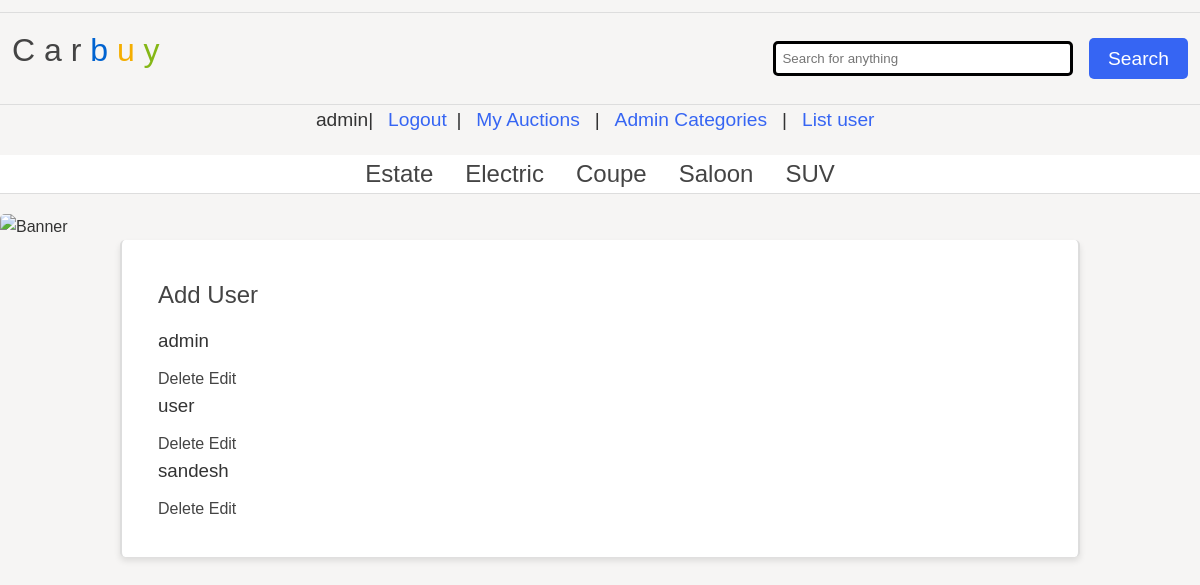
The app's page /websites/as1/public/listUser.php (signed in) with its own data.
### tables this page shows
CREATE TABLE `category` (
  `category_id` int NOT NULL,
  `name` varchar(255) NOT NULL
);

CREATE TABLE `users` (
  `user_id` int NOT NULL,
  `name` varchar(255) NOT NULL,
  `email` varchar(255) NOT NULL,
  `password` varchar(255) NOT NULL,
  `role` varchar(255) NOT NULL
);

### websites/as1/public/listUser.php (the view)
<?php
include 'header.php';
if (isset($_SESSION['loggedin']) && $_SESSION['role'] == 'admin') {
    $user = $join->query('SELECT * FROM users');
    echo '<main>
    <a href="addUser.php"><h2>Add User</h2></a>';
    foreach ($user as $user) {
?>
        <h3> <?php echo $user['name'] . '<br> '; ?></h3>
        <a href="deleteUser.php?id=<?php echo $user['user_id'] ?>">Delete</a>
        <a href="editUser.php?id=<?php echo $user['user_id'] ?>">Edit</a>
<?php
    }
   echo' </main>';
}  else {
    echo '<h1>page not found !!</h1>';
}
?>

### websites/as1/public/header.php (shortened to what this page needs)
<?php
include 'database.php';
?>
<!DOCTYPE html>
<html>
<head>
    <link rel="stylesheet" href="carbuy.css" />
</head>
<body>
    <header>
        <h1>
            <a href="index.php">
                <span class="C">C</span>
                <span class="a">a</span>
                <span class="r">r</span>
                <span class="b">b</span>
                <span class="u">u</span>
                <span class="y">y</span>
            </a>
        </h1>
        <form action="index.php" method="POST">
            <input type="text" name="search" placeholder="Search for anything" />
            <input type="submit" name="submit" value="Search" />
        </form>
    </header>
    <div class="user-info">
        <?php
        if (isset($_SESSION['id'])) {
            echo $_SESSION['loggedin'];
            echo '| <a href="logout.php">Logout</a>';
            echo '| <a href="myAuction.php">My Auctions</a>';
            if ($_SESSION['role'] == 'admin') {
                echo ' | <a href="adminCategories.php">Admin Categories</a>';
                echo ' | <a href="listUser.php">List user</a>';
            }
        }
        ?>
    </div>
    <nav>
        <ul>
            <?php
            $categories = $join->query('SELECT * FROM category');
            foreach ($categories as $category) {
                echo '<li><a class="categoryLink" href="category.php?id=' . $category['category_id'] . '">' . $category['name'] . '</a></li>';
            }
            ?>
        </ul>
    </nav>
    <div class="banner">
        <img src="banners/1.jpg" alt="Banner" />
    </div>
</body>
</html>

### websites/as1/public/carbuy.css (style rules this page uses)
* { margin: 0; padding: 0; box-sizing: border-box; }
body { font-family: 'Oxygen-Regular', sans-serif; background-color: #f6f5f4; max-width: 100vw; overflow-x: hidden; line-height: 1.6; color: #333; }
h1, h2, h3, h4 { font-weight: normal; margin-bottom: 0.5em; }
a, a:visited { color: #444; text-decoration: none; transition: color 0.3s; }
header { margin-top: 1vw; display: flex; justify-content: space-between; align-items: center; padding: 1vw; border-top: 1px solid #ddd; border-bottom: 1px solid #ddd; }
header h1 { font-size: 2em; text-align: center; }
header .b { color: #0063d1; }
header .u { color: #f4ae01; }
header .y { color: #85b716; }
header form { display: flex; gap: 1em; align-items: center; }
header form input[type=text] { border: 3px solid black; padding: 0.5em; width: 300px; border-radius: 5px; }
header form input[type=submit] { background-color: #3665f3; color: white; font-size: 1.2em; padding: 0.5em 1em; cursor: pointer; border: none; border-radius: 5px; transition: background-color 0.3s ease, transform 0.2s ease-in-out; }
.user-info { text-align: center; margin-bottom: 1em; font-size: 1.2em; }
.user-info a { margin: 0 0.5em; color: #3665f3; text-decoration: none; }
nav { border-bottom: 1px solid #ddd; background-color: #fff; }
nav ul { display: flex; justify-content: center; padding: 0; margin: 0; list-style: none; }
nav ul li { margin: 0 1em; }
nav ul li a { text-align: center; padding: 0.5vw 0; font-size: 1.5em; color: #444; transition: color 0.3s; }
.banner img { width: 100%; height: auto; border-radius: 5px; margin-top: 20px; }
main { padding: 3vw; width: 80vw; margin: auto; border-left: 2px solid #ddd; border-right: 2px solid #ddd; background-color: #fff; border-radius: 5px; box-shadow: 0 4px 6px rgba(0, 0, 0, 0.1); }

### records on screen
category: name "Estate"
category: name "Electric"
category: name "Coupe"
category: name "Saloon"
category: name "SUV"
users: name "admin"
users: name "user"
users: name "sandesh"

### other values on screen
$_SESSION['loggedin'] "admin"
